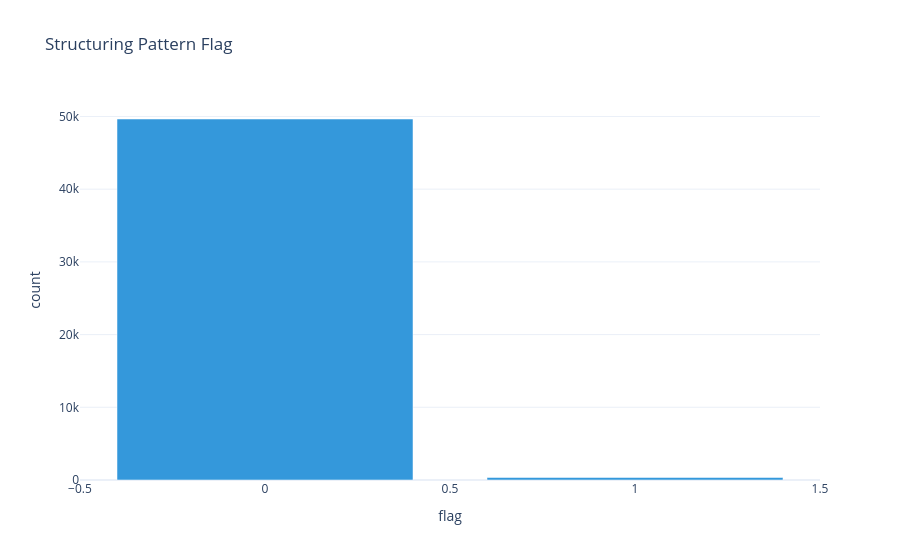
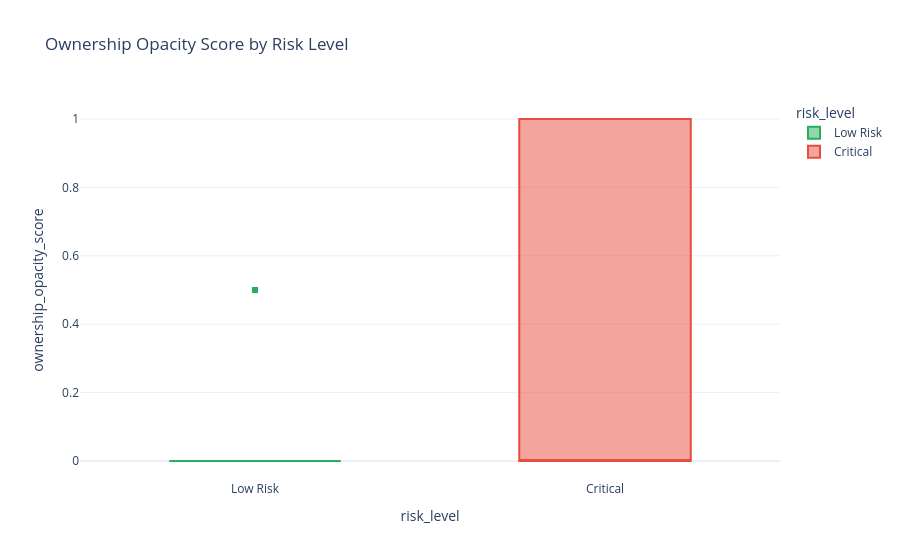

Here is the notebook cell these charts were saved with, in order:
### Code cell
# Plot d-e: structuring + opacity
v = df['structuring_pattern_flag'].value_counts().reset_index(); v.columns=['flag','count']
fig = px.bar(v, x='flag', y='count', color_discrete_sequence=[NEUTRAL], template=TEMPLATE, title='Structuring Pattern Flag')
fig.show()

fig = px.box(df.dropna(subset=['ownership_opacity_score']), x='risk_level', y='ownership_opacity_score',
             color='risk_level', color_discrete_map={'Critical':RISK,'High Risk':WARNING,'Medium Risk':NEUTRAL,'Low Risk':SAFE},
             template=TEMPLATE, title='Ownership Opacity Score by Risk Level')
fig.show()

### Figure 1 — Plotly figure (JSON) as saved in the notebook; plotly's stock layout.template omitted (floating-point values rounded to 4 significant figures)
{"data": [{"hovertemplate": "flag=%{x}<br>count=%{y}<extra></extra>", "legendgroup": "", "marker": {"color": "#3498DB", "pattern": {"shape": ""}}, "name": "", "orientation": "v", "showlegend": false, "textposition": "auto", "type": "bar", "x": [0, 1], "xaxis": "x", "y": [49653, 347], "yaxis": "y"}], "layout": {"barmode": "relative", "legend": {"tracegroupgap": 0}, "title": {"text": "Structuring Pattern Flag"}, "xaxis": {"anchor": "y", "domain": [0.0, 1.0], "title": {"text": "flag"}}, "yaxis": {"anchor": "x", "domain": [0.0, 1.0], "title": {"text": "count"}}}}

### Figure 2 — Plotly figure (JSON) as saved in the notebook; plotly's stock layout.template omitted (floating-point values rounded to 4 significant figures; data arrays with more than 128 entries replaced by an {"elided": "..."} marker saying what was removed)
{"data": [{"alignmentgroup": "True", "hovertemplate": "risk_level=%{x}<br>ownership_opacity_score=%{y}<extra></extra>", "legendgroup": "Low Risk", "marker": {"color": "#27AE60"}, "name": "Low Risk", "notched": false, "offsetgroup": "Low Risk", "orientation": "v", "showlegend": true, "type": "box", "x": {"elided": "40167 str values"}, "x0": " ", "xaxis": "x", "y": {"elided": "40167 float values"}, "y0": " ", "yaxis": "y"}, {"alignmentgroup": "True", "hovertemplate": "risk_level=%{x}<br>ownership_opacity_score=%{y}<extra></extra>", "legendgroup": "Critical", "marker": {"color": "#E74C3C"}, "name": "Critical", "notched": false, "offsetgroup": "Critical", "orientation": "v", "showlegend": true, "type": "box", "x": {"elided": "9833 str values"}, "x0": " ", "xaxis": "x", "y": {"elided": "9833 float values"}, "y0": " ", "yaxis": "y"}], "layout": {"boxmode": "overlay", "legend": {"title": {"text": "risk_level"}, "tracegroupgap": 0}, "title": {"text": "Ownership Opacity Score by Risk Level"}, "xaxis": {"anchor": "y", "categoryarray": ["Low Risk", "Critical"], "categoryorder": "array", "domain": [0.0, 1.0], "title": {"text": "risk_level"}}, "yaxis": {"anchor": "x", "domain": [0.0, 1.0], "title": {"text": "ownership_opacity_score"}}}}
